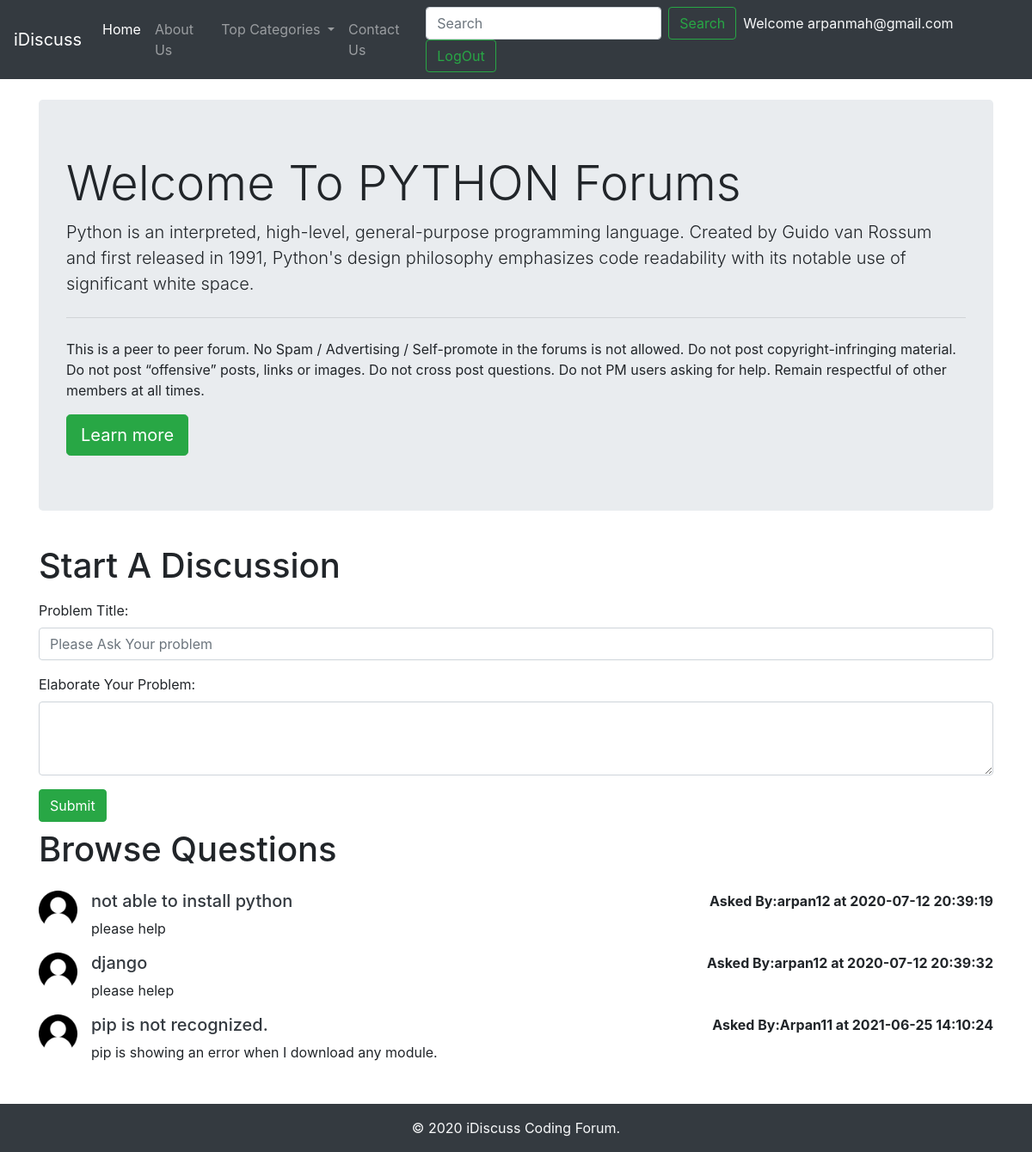
Page /threadlist.php?catid=1 (signed in) on the committed database.
### tables this page shows
CREATE TABLE `categories` (
  `category_id` int(8) NOT NULL,
  `category_name` varchar(255) NOT NULL,
  `category_description` varchar(255) NOT NULL,
  `created` datetime NOT NULL DEFAULT current_timestamp()
);

CREATE TABLE `threads` (
  `thread_id` int(7) NOT NULL,
  `thread_title` varchar(255) NOT NULL,
  `thread_desc` text NOT NULL,
  `thread_cat_id` int(7) NOT NULL,
  `thread_user_id` int(7) NOT NULL,
  `timestamp` datetime NOT NULL DEFAULT current_timestamp()
);

CREATE TABLE `users` (
  `sno` int(8) NOT NULL,
  `user_email` varchar(30) NOT NULL,
  `user_pass` varchar(255) NOT NULL,
  `timestamp` datetime NOT NULL DEFAULT current_timestamp()
);

### threadlist.php (the view, shortened to what this page needs)
<!doctype html>
<html lang="en">
<head>
    <link rel="stylesheet" href="https://stackpath.bootstrapcdn.com/bootstrap/4.5.0/css/bootstrap.min.css"
>
</head>
<body>
    <?php include 'partials/_dbconnect.php'; ?>
    <?php include 'partials/_header.php'; ?>
    <?php
    $id=$_GET['catid'];
    $sql = "SELECT * FROM `categories` WHERE category_id=$id";
    $result=mysqli_query($conn, $sql);
    while($row=mysqli_fetch_assoc($result)){
        $catname=$row['category_name'];
        $catdesc=$row['category_description'];
    }
    ?>
    <div class="container my-4">
        <div class="jumbotron">
            <h1 class="display-4">Welcome To <?php echo $catname; ?> Forums</h1>
            <p class="lead"><?php echo $catdesc; ?></p>
            <hr class="my-4">
            <p>This is a peer to peer forum. No Spam / Advertising / Self-promote
                in the forums is not allowed. Do not post copyright-infringing material. Do not post “offensive” posts,
                links or images. Do not cross post questions. Do not PM users asking for help. Remain respectful of
                other
                members at all times.</p>
            <a class="btn btn-success btn-lg" href="#" role="button">Learn more</a>
        </div>
    </div>
    <?php
    if(isset($_SESSION['loggedin']) && $_SESSION['loggedin']==true){
        echo '<div class="container">
                <h1 class="py-2">Start A Discussion</h1>
                <form action="' . $_SERVER["REQUEST_URI"] . '" method="post">
    <div class="form-group">
        <label for="title">Problem Title:</label>
        <input type="text" class="form-control" name="title" id="title" aria-describedby="title"
            placeholder="Please Ask Your problem">
    </div>
    <input type="hidden" name="sno" value="' . $_SESSION["sno"] . '">
    <div class="form-group">
        <label for="desc">Elaborate Your Problem:</label>
        <textarea class="form-control" name="desc" id="desc" rows="3"></textarea>
    </div>
    <button type="submit" class="btn btn-success">Submit</button>
    </form>
    </div>';
    }
    ?>
    <div class="container mb-5">
        <h1 class="py-2">Browse Questions</h1>
        <?php
        $id=$_GET['catid'];
        $sql = "SELECT * FROM `threads` WHERE thread_cat_id=$id";
        $result=mysqli_query($conn, $sql);
        while($row=mysqli_fetch_assoc($result)){
            $id=$row['thread_id'];
            $title=$row['thread_title'];
            $desc=$row['thread_desc'];
            $thread_time=$row['timestamp'];
            $thread_user_id=$row['thread_user_id'];
            $sql2="SELECT user_email FROM `users` WHERE sno='$thread_user_id'";
            $result2=mysqli_query($conn, $sql2);
            $row2=mysqli_fetch_assoc($result2);
        echo '<div class="media my-3">
            <img src="img/user.png" width="45px" class="mr-3" alt="...">
            <div class="media-body">'.
                '<h5 class="mt-0"><a class="text-dark" href="/forum/thread.php?threadid=' . $id . '">' . $title . '</a></h5> ' . $desc . ' </div> ' . '<p class="font-weight-bold my-0">Asked By:' . $row2['user_email'] . ' at ' . $thread_time . ' </p> ' . ' </div>';
        }
        ?>
    </div>
    <?php include 'partials/_footer.php'; ?>
</body>
</html>

### rows in the picture
categories: category_name "PYTHON", category_description "Python is an interpreted, high-level, general-purpose programming language. Created by Guido van Rossum and first released in 1991, Python's design philosophy emphasizes code readability with its notable use of significant white space."
threads: thread_title "not able to install python", thread_desc "please help", users.user_email "arpan12", timestamp "2020-07-12 20:39:19"
threads: thread_title "django", thread_desc "please helep", users.user_email "arpan12", timestamp "2020-07-12 20:39:32"
threads: thread_title "pip is not recognized.", thread_desc "pip is showing an error when I download any module.", users.user_email "Arpan11", timestamp "2021-06-25 14:10:24"

### other values in the picture
$_SESSION['useremail'] "arpanmah@gmail.com"
